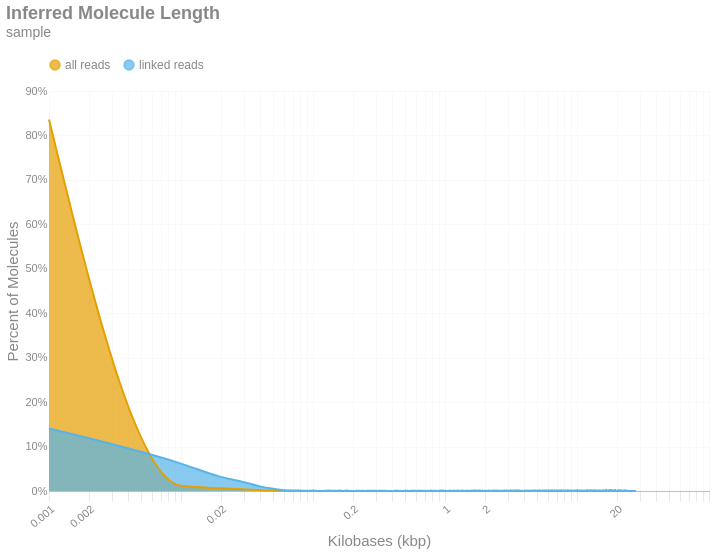

Here is the notebook cell this chart was saved with:
### Markdown cell above
### Inferred Molecule Length
This is the frequency distribution of molecule lengths inferred from the first and last alignment positions along a contig for all alignments associated with a single linked-read barcode on a given contig.There are two distributions: one with `all` the alignments (yellow) and another with only `linked reads` (blue). The percent of molecules in the `linked reads` distribution is relative to the total number of linked molecules.

### Code cell
if SKIPLR:
    print_html(f"Skipped")
else:
    binned_df = consolidated_hist(valids['length_inferred']/1000, mask, 10, True)
    binned_df['bin'] = binned_df['bin'].cat.rename_categories({'0': '1'})
    (
        density_plot(binned_df, 'Inferred Molecule Length', samplename, 'inferredlen')
        .transform_calculate(bin_kb='datum.bin / 1000')
        .encode(
            x=alt.X('bin_kb:Q', title="Kilobases (kbp)").scale(type='log').axis(labelAngle=-40),
            y=alt.Y('value:Q', title='Percent of Molecules')
                .axis(format='%')
                .stack(False),
            color=alt.Color("key:N").scale(domain = ["all reads", "linked reads"]),
            tooltip = [
                alt.Tooltip("key:N", title = "Data Type"),
                alt.Tooltip("range_label:N", title="Kilobases"),
                alt.Tooltip("value:Q", format = ".2%", title="% Molecules")
            ]
        )
    ).display()

### Figure 1 — Vega-Lite specification as saved in the notebook (floating-point values rounded to 4 significant figures; data arrays with more than 128 entries replaced by an {"elided": "..."} marker saying what was removed)
{"width": "container", "height": 400, "config": {"title": {"anchor": "start", "dy": -15, "fontSize": 18, "color": "#888888", "subtitleColor": "#888888", "subtitleFontSize": 14}, "arc": {"fill": "#0072B2"}, "axis": {"domainColor": "#888888", "domainWidth": 0.5, "gridWidth": 0.2, "grid": false, "titleFontWeight": 400, "titleFontSize": 15, "labelFontSize": 11, "labelColor": "#888888", "tickColor": "#888888", "tickWidth": 0.2, "titleColor": "#888888"}, "axisBand": {"grid": false}, "axisX": {"grid": true, "tickSize": 10, "domainCap": "round"}, "axisY": {"domain": false, "grid": true, "tickSize": 0, "domainCap": "round"}, "background": "transparent", "header": {"labelFontSize": 15, "labelColor": "#888888", "titleFontSize": 15, "titleFontWeight": 600, "titleColor": "#888888"}, "legend": {"labelFont": "sans-serif", "labelFontSize": 12, "labelColor": "#888888", "symbolSize": 100, "symbolType": "circle", "titleFontSize": 12, "titlePadding": 10, "titleColor": "#888888", "title": null, "orient": "top"}, "range": {"category": ["#E69F00", "#56B4E9", "#009E73", "#F0E442", "#0072B2", "#D55E00", "#CC79A7", "#000000"], "diverging": ["#cfe8f3", "#a2d4ec", "#73bfe2", "#46abdb", "#1696d2", "#12719e"]}, "area": {"fill": "#0072B2", "fillOpacity": 0.7, "line": true, "strokeOpacity": 0.7}, "line": {"color": "#0072B2", "stroke": "#0072B2", "strokeWidth": 2}, "trail": {"color": "#0072B2", "stroke": "#0072B2", "strokeWidth": 0, "size": 1}, "point": {"filled": true}, "text": {"color": "#888888", "fontSize": 11, "align": "right", "fontWeight": 400, "size": 11}, "bar": {"fill": "#0072B2", "stroke": null}, "view": {"stroke": null, "continuousWidth": 660, "continuousHeight": 400}}, "data": {"name": "data-4937eec11c201f8ca94d3844d128c852"}, "mark": {"type": "area", "interpolate": "monotone"}, "encoding": {"color": {"field": "key", "scale": {"domain": ["all reads", "linked reads"]}, "type": "nominal"}, "tooltip": [{"field": "key", "title": "Data Type", "type": "nominal"}, {"field": "range_label", "title": "Kilobases", "type": "nominal"}, {"field": "value", "format": ".2%", "title": "% Molecules", "type": "quantitative"}], "x": {"axis": {"labelAngle": -40}, "field": "bin_kb", "scale": {"type": "log"}, "title": "Kilobases (kbp)", "type": "quantitative"}, "y": {"axis": {"format": "%"}, "field": "value", "stack": false, "title": "Percent of Molecules", "type": "quantitative"}}, "params": [{"name": "param_c36ac31b6afebe62", "select": {"type": "point", "fields": ["key"]}, "bind": "legend"}], "title": {"text": "Inferred Molecule Length", "subtitle": "sample"}, "transform": [{"fold": ["all reads", "linked reads"]}, {"filter": {"param": "param_c36ac31b6afebe62"}}, {"calculate": "datum.bin / 1000", "as": "bin_kb"}], "usermeta": {"embedOptions": {"downloadFileName": "sample.inferredlen"}}, "$schema": "https://vega.github.io/schema/vega-lite/v6.1.0.json", "datasets": {"data-4937eec11c201f8ca94d3844d128c852": {"elided": "2790 records"}}}
